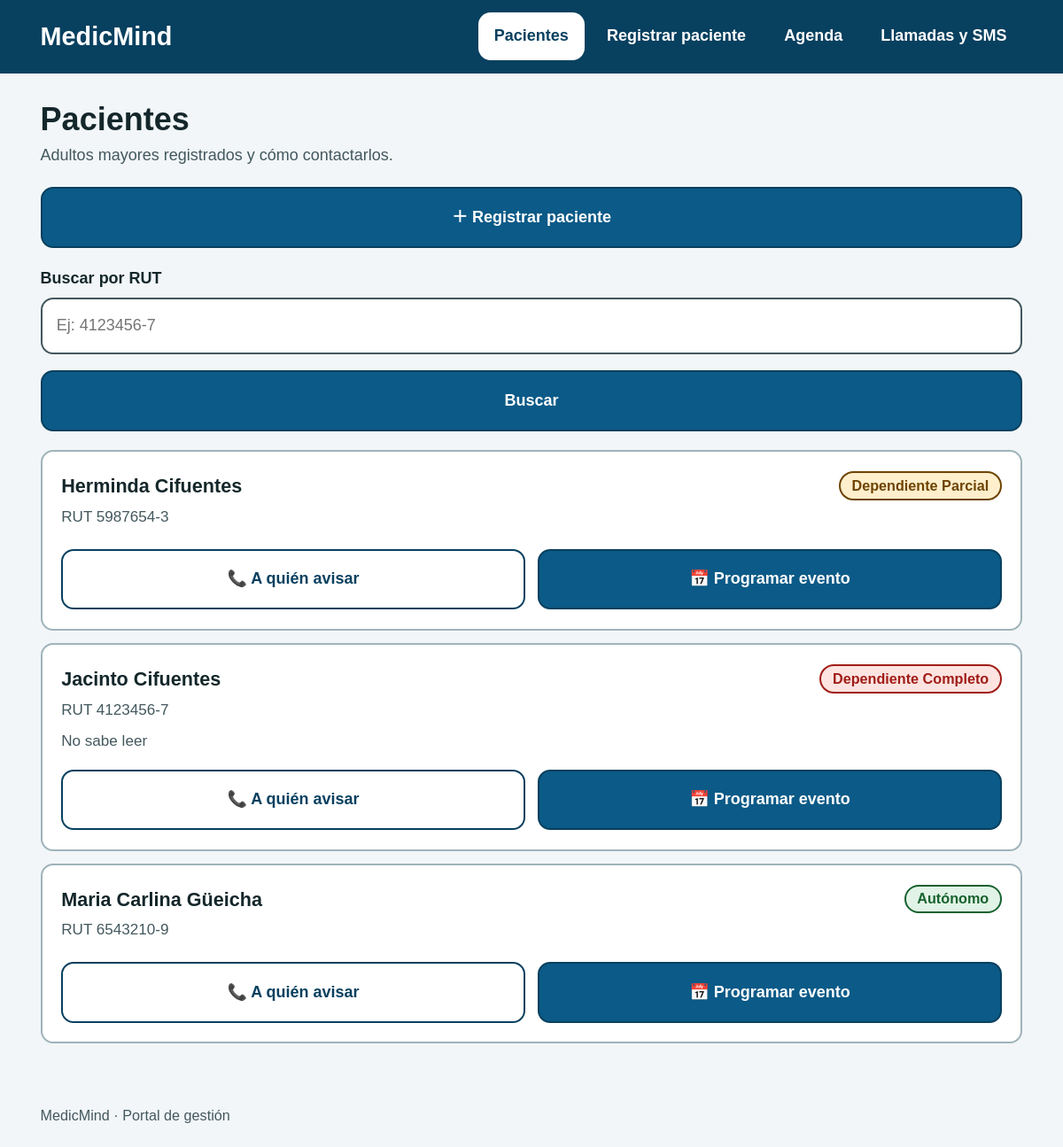
The app's page /pacientes/ with its own data.
### Medicmind/models.py (models this page shows, shortened)
class AdultoMayor(models.Model):
    DEPENCENCIA = [
        ('AUTONOMO', 'Autónomo'),
        ('PARCIAL', 'Dependiente Parcial'),
        ('COMPLETO', 'Dependiente Completo'),
    ]
    nombre = models.CharField(max_length=100)
    rut = models.CharField(max_length=12, unique=True)
    dependencia = models.CharField(max_length=20, choices=DEPENCENCIA)
    no_sabe_leer = models.BooleanField(default=False)
    cuidadores = models.ManyToManyField('CuidadorHogar', related_name='adultos_mayores', blank=True)

### Medicmind/views.py (the view)
# urls.py: path('pacientes/', views.lista_pacientes, name='lista_pacientes'),
def lista_pacientes(request):
    pacientes = AdultoMayor.objects.all().order_by('nombre')
    rut = request.GET.get('rut', '').strip()
    if rut:
        rut_limpio = rut.replace('.', '').replace(' ', '')
        pacientes = pacientes.filter(rut__icontains=rut_limpio)
    return render(request, 'lista_pacientes.html', {
        'pacientes': pacientes,
        'rut': rut,
    })

### Medicmind/templates/lista_pacientes.html (shortened to what this page needs)
{% extends "base.html" %}
{% block contenido %}
<h1>Pacientes</h1>
<p class="lead">Adultos mayores registrados y cómo contactarlos.</p>
<div class="actions" style="margin:0 0 1.2rem"><a class="btn primary" href="{% url 'registrar_paciente' %}">＋ Registrar paciente</a></div>
<form method="get" role="search" class="field" style="margin:0 0 1.2rem">
  <label for="rut">Buscar por RUT</label>
  <input id="rut" name="rut" type="search" value="{{ rut }}" placeholder="Ej: 4123456-7">
  <div class="actions"><button class="btn primary" type="submit">Buscar</button>{% if rut %}<a class="btn" href="{% url 'lista_pacientes' %}">Ver todos</a>{% endif %}</div>
</form>
<div class="list">
{% for p in pacientes %}
<div class="card">
  <div class="top"><div><h3>{{ p.nombre }}</h3><p class="meta">RUT {{ p.rut }}</p></div>
  <span class="badge {% if p.dependencia == 'AUTONOMO' %}ok{% elif p.dependencia == 'PARCIAL' %}warn{% else %}bad{% endif %}">{{ p.get_dependencia_display }}</span></div>
  {% if p.no_sabe_leer %}<p class="meta">No sabe leer</p>{% endif %}
  <div class="actions">
    <a class="btn" href="{% url 'sugerir_canal' p.id %}">📞 A quién avisar</a>
    <a class="btn primary" href="{% url 'crear_evento' p.id %}">📅 Programar evento</a>
  </div>
</div>
{% empty %}
<div class="card vacio">{% if rut %}<h3>No se encontraron pacientes</h3><p>No hay ningún paciente con ese RUT.</p>{% else %}<h3>Aún no hay pacientes</h3><p>Registre al primero para empezar.</p>{% endif %}<a class="btn primary" href="{% url 'registrar_paciente' %}">Registrar paciente</a></div>
{% endfor %}
</div>
{% endblock %}

### Medicmind/static/Medicmind/styles.css (style rules this page uses)
:root { --bg:#f2f6f8;--ink:#14272b;--muted:#43585e;--line:#9fb3ba;--primary:#0b5a87;--primary-d:#08405f;--ok:#17622f;--ok-bg:#e1f3e6;--warn:#6e4300;--warn-bg:#ffefcc;--bad:#a01d17;--bad-bg:#fde4e1;--r:14px }
* { box-sizing:border-box }
html { font-size:112.5% }
body { margin:0;background:var(--bg);color:var(--ink);font-family:"Atkinson Hyperlegible",Verdana,Tahoma,sans-serif;line-height:1.55 }
a { color:var(--primary-d) }
h1 { font-size:2rem;margin:.2rem 0 .3rem;line-height:1.2 }
h3 { margin:0 0 .3rem;font-size:1.2rem }
.lead { color:var(--muted);margin:0 0 1.2rem }
.meta { color:var(--muted);font-size:.95rem }
.card { background:#fff;border:2px solid var(--line);border-radius:var(--r);padding:1.2rem }
.card p { margin:.25rem 0 }
.btn { display:inline-flex;align-items:center;justify-content:center;gap:.5rem;min-height:3.8rem;padding:.6rem 1.4rem;border-radius:var(--r);border:2px solid var(--primary-d);background:#fff;color:var(--primary-d);font:inherit;font-weight:700;text-decoration:none;cursor:pointer }
.btn.primary { background:var(--primary);color:#fff }
.actions { display:flex;flex-wrap:wrap;gap:.8rem;margin-top:1rem }
.actions .btn { flex:1 1 12rem }
.badge { display:inline-block;padding:.1rem .7rem;border-radius:999px;font-weight:700;font-size:.9rem;border:2px solid }
.badge.ok { background:var(--ok-bg);color:var(--ok);border-color:var(--ok) }
.badge.warn { background:var(--warn-bg);color:var(--warn);border-color:var(--warn) }
.badge.bad { background:var(--bad-bg);color:var(--bad);border-color:var(--bad) }
.list .card { margin-bottom:.8rem }
.field { margin-bottom:1.3rem }
label,legend { display:block;font-weight:700;margin-bottom:.35rem }
input,select,textarea { width:100%;min-height:3.6rem;padding:.5rem .9rem;font:inherit;color:var(--ink);background:#fff;border:2px solid var(--muted);border-radius:var(--r) }
.card .top { display:flex;flex-wrap:wrap;justify-content:space-between;gap:.5rem;align-items:flex-start }

### records on screen
AdultoMayor: nombre "Herminda Cifuentes", rut "5987654-3", dependencia "Dependiente Parcial"
AdultoMayor: nombre "Jacinto Cifuentes", rut "4123456-7", dependencia "Dependiente Completo", no_sabe_leer "No sabe leer"
AdultoMayor: nombre "Maria Carlina Güeicha", rut "6543210-9", dependencia "Autónomo"
